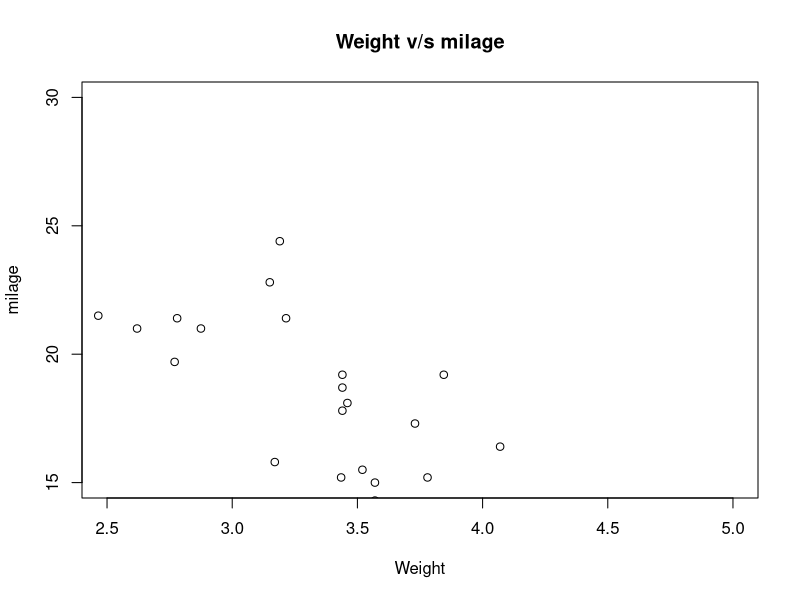

The R script that drew this image:
#plot(x,y, main, xlab, ylab, xlim, ylim, axes)
# x= x coordinate of the point
# y= y coordinate of the point
# axes= indicates whether the both axes are drawn on plot or not.
View(mtcars) # a predefined dataframe available in R programming
dim(mtcars)
names(mtcars)

data<- mtcars[,c('wt','mpg')]
View(data)
#plotting the chart for cars with weight between 2.5 to 5, and milage between 15 to 30.
plot(x= data$wt,
     y= data$mpg,
     xlab="Weight",
     ylab="milage",
     xlim=c(2.5,5),
     ylim=c(15,30),
     main="Weight v/s milage")
